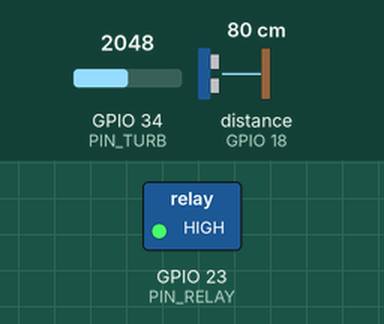
Recording of a sketch running on a simulated ESP32. Parts: switched loads named in the sketch (green lamp = pin HIGH). Inputs (shaded band) come from the test bench; at power-on: distance to the obstacle (sensor on GPIO 18) 80 cm, GPIO 34 (PIN_TURB) = 2048. The echo pulse lasts 58.3 µs per cm; WiFi joins after 1.5 s; servers stay silent unless stated; no MQTT or app messages arrive unless stated; what the sketch prints to the serial monitor is not drawn.

Above: at 2.7 s.
2.8 s: distance to the obstacle (sensor on GPIO 18) set to 6 cm
6.6 s: distance to the obstacle (sensor on GPIO 18) set to 3 cm
At 8.2 s:
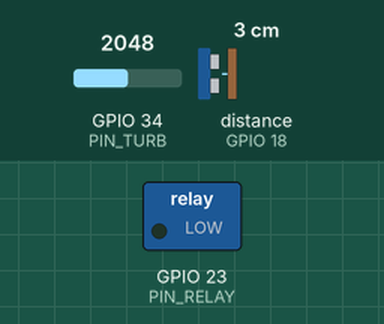
12.0 s: distance to the obstacle (sensor on GPIO 18) set to 9 cm
At 14.3 s:
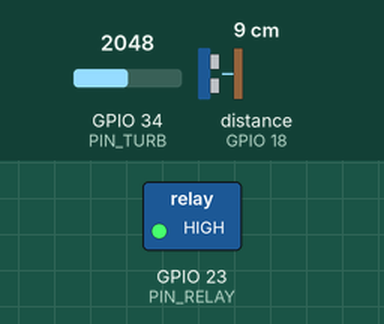
15.8 s: distance to the obstacle (sensor on GPIO 18) set to 2 cm
At 17.9 s:
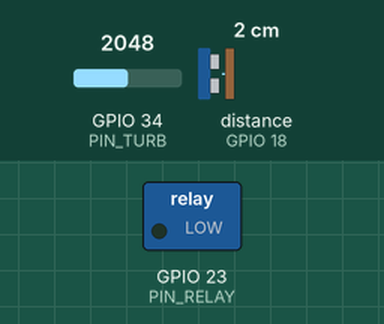
Timing chart, 0 to 19.4 s (numbered marks = the images above; inputs shaded):
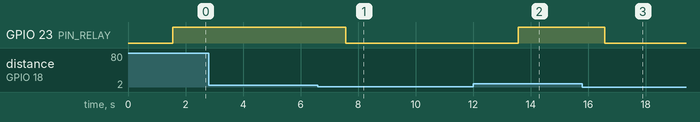

The sketch:

Trabalho_IOT_2025_Mack.ino
```cpp
#include <WiFi.h>
#include <PubSubClient.h>
#include <Ultrasonic.h>

/* ---------- CONFIG WIFI E MQTT ---------- */
const char* ssid     = "Jabobilunga 2.0";
const char* password = "4r3e2w1q";
const char* mqttHost = "broker.hivemq.com";
const int   mqttPort = 1883;

WiFiClient wifiClient;
PubSubClient mqtt(wifiClient);

/* ---------- PINOS ---------- */
#define PIN_TRIG   5
#define PIN_ECHO   18
#define PIN_TURB   34
#define PIN_RELAY  23

Ultrasonic sensor(PIN_TRIG, PIN_ECHO);

/* ---------- LIMITES ---------- */
const float alturaMaxReservatorio = 20.0; // cm
const float nivelMaximoPermitido = 15.0;  // cm
const int turbidezMinSegura = 900;

/* ---------- TÓPICOS MQTT ---------- */
const char* topNivel      = "iot/nivel_cm";
const char* topTurbidez   = "iot/turbidez_raw";
const char* topValvula    = "iot/valvula_estado";

/* ---------- CONTROLE DE RECONEXÃO MQTT ---------- */
unsigned long ultimaTentativaMQTT = 0;
bool bloqueadoMQTT = false;

void conectaWiFi() {
  Serial.print("Conectando ao Wi-Fi");
  WiFi.begin(ssid, password);
  while (WiFi.status() != WL_CONNECTED) {
    delay(250);
    Serial.print(".");
  }
  Serial.println("\nWi-Fi conectado. IP: " + WiFi.localIP().toString());
}

void conectaMQTT() {
  int tentativas = 0;
  const int maxTentativas = 2;

  while (!mqtt.connected() && tentativas < maxTentativas) {
    Serial.print("Tentando conectar ao MQTT (");
    Serial.print(tentativas + 1);
    Serial.print("/");
    Serial.print(maxTentativas);
    Serial.print(")... ");

    if (mqtt.connect("esp32-iot-monitor")) {
      Serial.println("conectado!");
      bloqueadoMQTT = false;
      return;
    } else {
      Serial.print("falhou, rc=");
      Serial.print(mqtt.state());
      Serial.println(" tentando novamente em 2s");
      tentativas++;
      delay(2000);
    }
  }

  if (!mqtt.connected()) {
    Serial.println("Não foi possível conectar ao broker MQTT após 2 tentativas.");
    ultimaTentativaMQTT = millis();
    bloqueadoMQTT = true;
  }
}

void setup() {
  Serial.begin(115200);
  pinMode(PIN_RELAY, OUTPUT);
  digitalWrite(PIN_RELAY, LOW);

  conectaWiFi();
  mqtt.setServer(mqttHost, mqttPort);
  conectaMQTT();
}

void loop() {
  if (WiFi.status() != WL_CONNECTED) conectaWiFi();

  if (!mqtt.connected()) {
    if (!bloqueadoMQTT) {
      conectaMQTT();
    } else {
      unsigned long tempoAtual = millis();
      if (tempoAtual - ultimaTentativaMQTT > 300000) { // 5 minutos
        Serial.println("Tentando novamente conexão MQTT após 5 minutos...");
        conectaMQTT();
      }
    }
  }

  mqtt.loop();

  int turbidez = analogRead(PIN_TURB);
  float distancia = sensor.distanceRead(CM);
  if (distancia == 0) distancia = alturaMaxReservatorio;
  float nivel = alturaMaxReservatorio - distancia;

  String estadoValvula = "";

  //
  bool condTurbidezBaixa = turbidez < 900;
  bool condNivelAlto = nivel > nivelMaximoPermitido;

  if (condTurbidezBaixa || condNivelAlto) {
    digitalWrite(PIN_RELAY, LOW);
    estadoValvula = "FECHADA (SEGURANÇA)";
  } else {
    digitalWrite(PIN_RELAY, HIGH);
    estadoValvula = "ABERTA";
  }

  // Serial Monitor
  Serial.print("Turbidez: ");
  Serial.print(turbidez);
  Serial.print(" | Nível: ");
  Serial.print(nivel, 1);
  Serial.print(" cm | Válvula: ");
  Serial.print(estadoValvula);
  Serial.print(" | MQTT: ");
  Serial.println(mqtt.connected() ? "CONECTADO" : "DESCONECTADO");

  // MQTT
  if (mqtt.connected()) {
    mqtt.publish(topTurbidez, String(turbidez).c_str());
    mqtt.publish(topNivel, String(nivel, 1).c_str());
    mqtt.publish(topValvula, estadoValvula.c_str());
  }

  delay(3000);
}
```

Measured:
- the behaviour switches between 5 and 4 cm on distance to the obstacle (sensor on GPIO 18) (found by bisection; images 0 and 1)
- after the input at 2.8 s, every drawn part: stays the same
- after the input at 6.6 s, GPIO 23 (PIN_RELAY): HIGH → LOW after 0.97 s
- after the input at 12.0 s, GPIO 23 (PIN_RELAY): LOW → HIGH after 1.6 s
- after the input at 15.8 s, GPIO 23 (PIN_RELAY): HIGH → LOW after 0.78 s
